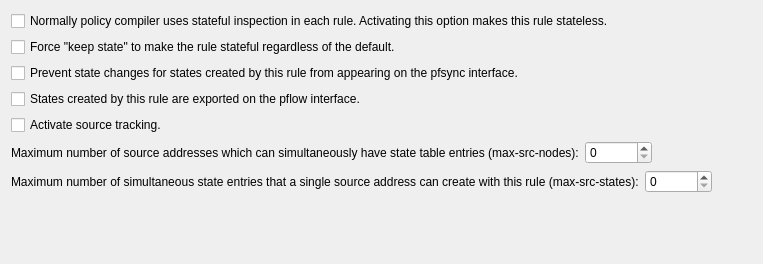
         <widget class="QWidget" name="tab12">
          <attribute name="title">
           <string>State Tracking</string>
          </attribute>
          <layout class="QGridLayout" name="gridLayout_2">
           <item row="0" column="0" colspan="2">
            <widget class="QCheckBox" name="pf_stateless">
             <property name="text">
              <string>Normally policy compiler uses stateful inspection in each rule. Activating this option makes this rule stateless.</string>
             </property>
            </widget>
           </item>
           <item row="1" column="0" colspan="2">
            <widget class="QCheckBox" name="pf_keep_state">
             <property name="text">
              <string>Force &quot;keep state&quot; to make the rule stateful regardless of the default.</string>
             </property>
            </widget>
           </item>
           <item row="2" column="0" colspan="2">
            <widget class="QCheckBox" name="pf_no_sync">
             <property name="toolTip">
              <string>Available in OpenBSD 4.5 and later</string>
             </property>
             <property name="text">
              <string>Prevent state changes for states created by this rule from appearing on the pfsync interface.</string>
             </property>
            </widget>
           </item>
           <item row="3" column="0" colspan="2">
            <widget class="QCheckBox" name="pf_pflow">
             <property name="toolTip">
              <string>Available in OpenBSD 4.5 and later</string>
             </property>
             <property name="text">
              <string>States created by this rule are exported on the pflow interface.</string>
             </property>
            </widget>
           </item>
           <item row="4" column="0">
            <widget class="QCheckBox" name="pf_source_tracking">
             <property name="toolTip">
              <string>When this option is checked, the number of states per source IP is tracked </string>
             </property>
             <property name="text">
              <string>Activate source tracking.</string>
             </property>
            </widget>
           </item>
           <item row="5" column="0" colspan="2">
            <layout class="QHBoxLayout" name="horizontalLayout_3">
             <item>
              <widget class="QLabel" name="textLabel1_3">
               <property name="sizePolicy">
                <sizepolicy hsizetype="Minimum" vsizetype="Preferred">
                 <horstretch>0</horstretch>
                 <verstretch>0</verstretch>
                </sizepolicy>
               </property>
               <property name="minimumSize">
                <size>
                 <width>300</width>
                 <height>0</height>
                </size>
               </property>
               <property name="text">
                <string>Maximum number of source addresses which can simultaneously have state table entries (max-src-nodes):</string>
               </property>
               <property name="alignment">
                <set>Qt::AlignVCenter</set>
               </property>
               <property name="wordWrap">
                <bool>false</bool>
               </property>
              </widget>
             </item>
             <item>
              <widget class="QSpinBox" name="pf_max_src_nodes">
               <property name="sizePolicy">
                <sizepolicy hsizetype="Fixed" vsizetype="Fixed">
                 <horstretch>0</horstretch>
                 <verstretch>0</verstretch>
                </sizepolicy>
               </property>
               <property name="maximum">
                <number>1000000</number>
               </property>
              </widget>
             </item>
             <item>
              <spacer name="horizontalSpacer_13">
               <property name="orientation">
                <enum>Qt::Horizontal</enum>
               </property>
               <property name="sizeHint" stdset="0">
                <size>
                 <width>40</width>
                 <height>20</height>
                </size>
               </property>
              </spacer>
             </item>
            </layout>
           </item>
           <item row="6" column="0" colspan="2">
            <layout class="QHBoxLayout" name="horizontalLayout_4">
             <item>
              <widget class="QLabel" name="textLabel2_4">
               <property name="sizePolicy">
                <sizepolicy hsizetype="Minimum" vsizetype="Preferred">
                 <horstretch>0</horstretch>
                 <verstretch>0</verstretch>
                </sizepolicy>
               </property>
               <property name="minimumSize">
                <size>
                 <width>300</width>
                 <height>0</height>
                </size>
               </property>
               <property name="text">
                <string>Maximum number of simultaneous state entries that a single source address can create with this rule (max-src-states):</string>
               </property>
               <property name="alignment">
                <set>Qt::AlignVCenter</set>
               </property>
               <property name="wordWrap">
                <bool>false</bool>
               </property>
              </widget>
             </item>
             <item>
              <widget class="QSpinBox" name="pf_max_src_states">
               <property name="sizePolicy">
                <sizepolicy hsizetype="Fixed" vsizetype="Fixed">
                 <horstretch>0</horstretch>
                 <verstretch>0</verstretch>
                </sizepolicy>
               </property>
               <property name="maximum">
                <number>1000000</number>
               </property>
              </widget>
             </item>
             <item>
              <spacer name="horizontalSpacer_14">
               <property name="orientation">
                <enum>Qt::Horizontal</enum>
               </property>
               <property name="sizeHint" stdset="0">
                <size>
                 <width>40</width>
                 <height>20</height>
                </size>
               </property>
              </spacer>
             </item>
            </layout>
           </item>
           <item row="7" column="1">
            <spacer name="verticalSpacer_6">
             <property name="orientation">
              <enum>Qt::Vertical</enum>
             </property>
             <property name="sizeHint" stdset="0">
              <size>
               <width>20</width>
               <height>60</height>
              </size>
             </property>
            </spacer>
           </item>
          </layout>
         </widget>
